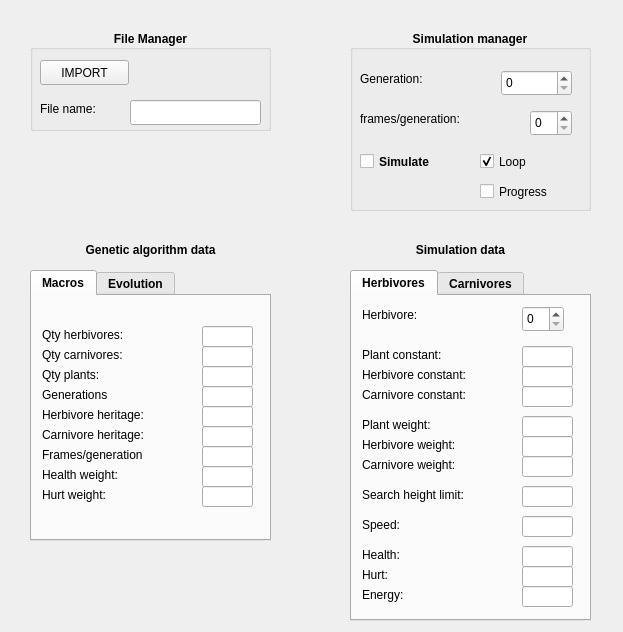
<?xml version="1.0" encoding="UTF-8"?>
<ui version="4.0">
 <class>SimulationManager</class>
 <widget class="QWidget" name="SimulationManager">
  <property name="geometry">
   <rect>
    <x>0</x>
    <y>0</y>
    <width>623</width>
    <height>632</height>
   </rect>
  </property>
  <property name="windowTitle">
   <string>SimulationManager</string>
  </property>
  <widget class="QGroupBox" name="groupBox">
   <property name="geometry">
    <rect>
     <x>30</x>
     <y>30</y>
     <width>241</width>
     <height>101</height>
    </rect>
   </property>
   <property name="font">
    <font>
     <weight>75</weight>
     <bold>true</bold>
    </font>
   </property>
   <property name="title">
    <string>File Manager</string>
   </property>
   <property name="alignment">
    <set>Qt::AlignCenter</set>
   </property>
   <widget class="QPushButton" name="importButton">
    <property name="geometry">
     <rect>
      <x>10</x>
      <y>30</y>
      <width>89</width>
      <height>25</height>
     </rect>
    </property>
    <property name="font">
     <font>
      <weight>50</weight>
      <bold>false</bold>
     </font>
    </property>
    <property name="text">
     <string>IMPORT</string>
    </property>
   </widget>
   <widget class="QLabel" name="label">
    <property name="geometry">
     <rect>
      <x>10</x>
      <y>70</y>
      <width>81</width>
      <height>17</height>
     </rect>
    </property>
    <property name="font">
     <font>
      <weight>50</weight>
      <bold>false</bold>
     </font>
    </property>
    <property name="text">
     <string>File name:</string>
    </property>
   </widget>
   <widget class="QLineEdit" name="editFileName">
    <property name="geometry">
     <rect>
      <x>100</x>
      <y>70</y>
      <width>131</width>
      <height>25</height>
     </rect>
    </property>
    <property name="font">
     <font>
      <weight>50</weight>
      <bold>false</bold>
     </font>
    </property>
   </widget>
  </widget>
  <widget class="QTabWidget" name="tabWidget">
   <property name="geometry">
    <rect>
     <x>30</x>
     <y>270</y>
     <width>241</width>
     <height>271</height>
    </rect>
   </property>
   <property name="font">
    <font>
     <weight>75</weight>
     <bold>true</bold>
    </font>
   </property>
   <property name="currentIndex">
    <number>0</number>
   </property>
   <widget class="QWidget" name="tab">
    <attribute name="title">
     <string>Macros</string>
    </attribute>
    <widget class="QLabel" name="label2">
     <property name="geometry">
      <rect>
       <x>10</x>
       <y>30</y>
       <width>131</width>
       <height>17</height>
      </rect>
     </property>
     <property name="font">
      <font>
       <weight>50</weight>
       <bold>false</bold>
      </font>
     </property>
     <property name="text">
      <string>Qty herbivores:</string>
     </property>
    </widget>
    <widget class="QLabel" name="label6_2">
     <property name="geometry">
      <rect>
       <x>10</x>
       <y>130</y>
       <width>131</width>
       <height>17</height>
      </rect>
     </property>
     <property name="font">
      <font>
       <weight>50</weight>
       <bold>false</bold>
      </font>
     </property>
     <property name="text">
      <string>Carnivore heritage:</string>
     </property>
    </widget>
    <widget class="QLabel" name="label4">
     <property name="geometry">
      <rect>
       <x>10</x>
       <y>70</y>
       <width>131</width>
       <height>17</height>
      </rect>
     </property>
     <property name="font">
      <font>
       <weight>50</weight>
       <bold>false</bold>
      </font>
     </property>
     <property name="text">
      <string>Qty plants:</string>
     </property>
    </widget>
    <widget class="QLabel" name="label5">
     <property name="geometry">
      <rect>
       <x>10</x>
       <y>90</y>
       <width>131</width>
       <height>17</height>
      </rect>
     </property>
     <property name="font">
      <font>
       <weight>50</weight>
       <bold>false</bold>
      </font>
     </property>
     <property name="text">
      <string>Generations</string>
     </property>
    </widget>
    <widget class="QLabel" name="label7">
     <property name="geometry">
      <rect>
       <x>10</x>
       <y>150</y>
       <width>141</width>
       <height>17</height>
      </rect>
     </property>
     <property name="font">
      <font>
       <weight>50</weight>
       <bold>false</bold>
      </font>
     </property>
     <property name="text">
      <string>Frames/generation</string>
     </property>
    </widget>
    <widget class="QLabel" name="label9">
     <property name="geometry">
      <rect>
       <x>10</x>
       <y>190</y>
       <width>131</width>
       <height>17</height>
      </rect>
     </property>
     <property name="font">
      <font>
       <weight>50</weight>
       <bold>false</bold>
      </font>
     </property>
     <property name="text">
      <string>Hurt weight:</string>
     </property>
    </widget>
    <widget class="QLabel" name="label8">
     <property name="geometry">
      <rect>
       <x>10</x>
       <y>170</y>
       <width>131</width>
       <height>17</height>
      </rect>
     </property>
     <property name="font">
      <font>
       <weight>50</weight>
       <bold>false</bold>
      </font>
     </property>
     <property name="text">
      <string>Health weight:</string>
     </property>
    </widget>
    <widget class="QLabel" name="label6">
     <property name="geometry">
      <rect>
       <x>10</x>
       <y>110</y>
       <width>131</width>
       <height>17</height>
      </rect>
     </property>
     <property name="font">
      <font>
       <weight>50</weight>
       <bold>false</bold>
      </font>
     </property>
     <property name="text">
      <string>Herbivore heritage:</string>
     </property>
    </widget>
    <widget class="QLabel" name="label3">
     <property name="geometry">
      <rect>
       <x>10</x>
       <y>50</y>
       <width>131</width>
       <height>17</height>
      </rect>
     </property>
     <property name="font">
      <font>
       <weight>50</weight>
       <bold>false</bold>
      </font>
     </property>
     <property name="text">
      <string>Qty carnivores:</string>
     </property>
    </widget>
    <widget class="QLineEdit" name="editHerCarn">
     <property name="geometry">
      <rect>
       <x>170</x>
       <y>130</y>
       <width>51</width>
       <height>21</height>
      </rect>
     </property>
     <property name="font">
      <font>
       <weight>50</weight>
       <bold>false</bold>
      </font>
     </property>
     <property name="readOnly">
      <bool>true</bool>
     </property>
    </widget>
    <widget class="QLineEdit" name="editHurt">
     <property name="geometry">
      <rect>
       <x>170</x>
       <y>190</y>
       <width>51</width>
       <height>21</height>
      </rect>
     </property>
     <property name="font">
      <font>
       <weight>50</weight>
       <bold>false</bold>
      </font>
     </property>
     <property name="readOnly">
      <bool>true</bool>
     </property>
    </widget>
    <widget class="QLineEdit" name="editHerHerb">
     <property name="geometry">
      <rect>
       <x>170</x>
       <y>110</y>
       <width>51</width>
       <height>21</height>
      </rect>
     </property>
     <property name="font">
      <font>
       <weight>50</weight>
       <bold>false</bold>
      </font>
     </property>
     <property name="readOnly">
      <bool>true</bool>
     </property>
    </widget>
    <widget class="QLineEdit" name="editCarn">
     <property name="geometry">
      <rect>
       <x>170</x>
       <y>50</y>
       <width>51</width>
       <height>21</height>
      </rect>
     </property>
     <property name="font">
      <font>
       <weight>50</weight>
       <bold>false</bold>
      </font>
     </property>
     <property name="readOnly">
      <bool>true</bool>
     </property>
    </widget>
    <widget class="QLineEdit" name="editHealth">
     <property name="geometry">
      <rect>
       <x>170</x>
       <y>170</y>
       <width>51</width>
       <height>21</height>
      </rect>
     </property>
     <property name="font">
      <font>
       <weight>50</weight>
       <bold>false</bold>
      </font>
     </property>
     <property name="readOnly">
      <bool>true</bool>
     </property>
    </widget>
    <widget class="QLineEdit" name="editPlants">
     <property name="geometry">
      <rect>
       <x>170</x>
       <y>70</y>
       <width>51</width>
       <height>21</height>
      </rect>
     </property>
     <property name="font">
      <font>
       <weight>50</weight>
       <bold>false</bold>
      </font>
     </property>
     <property name="readOnly">
      <bool>true</bool>
     </property>
    </widget>
    <widget class="QLineEdit" name="editHerb">
     <property name="geometry">
      <rect>
       <x>170</x>
       <y>30</y>
       <width>51</width>
       <height>21</height>
      </rect>
     </property>
     <property name="font">
      <font>
       <weight>50</weight>
       <bold>false</bold>
      </font>
     </property>
     <property name="readOnly">
      <bool>true</bool>
     </property>
    </widget>
    <widget class="QLineEdit" name="editGen">
     <property name="geometry">
      <rect>
       <x>170</x>
       <y>90</y>
       <width>51</width>
       <height>21</height>
      </rect>
     </property>
     <property name="font">
      <font>
       <weight>50</weight>
       <bold>false</bold>
      </font>
     </property>
     <property name="readOnly">
      <bool>true</bool>
     </property>
    </widget>
    <widget class="QLineEdit" name="editFrames">
     <property name="geometry">
      <rect>
       <x>170</x>
       <y>150</y>
       <width>51</width>
       <height>21</height>
      </rect>
     </property>
     <property name="font">
      <font>
       <weight>50</weight>
       <bold>false</bold>
      </font>
     </property>
     <property name="readOnly">
      <bool>true</bool>
     </property>
    </widget>
   </widget>
   <widget class="QWidget" name="tab_2">
    <attribute name="title">
     <string>Evolution</string>
    </attribute>
   </widget>
  </widget>
  <widget class="QLabel" name="label_2">
   <property name="geometry">
    <rect>
     <x>60</x>
     <y>240</y>
     <width>181</width>
     <height>20</height>
    </rect>
   </property>
   <property name="font">
    <font>
     <weight>75</weight>
     <bold>true</bold>
    </font>
   </property>
   <property name="text">
    <string>Genetic algorithm data</string>
   </property>
   <property name="alignment">
    <set>Qt::AlignCenter</set>
   </property>
  </widget>
  <widget class="QGroupBox" name="groupBox_2">
   <property name="geometry">
    <rect>
     <x>350</x>
     <y>30</y>
     <width>241</width>
     <height>181</height>
    </rect>
   </property>
   <property name="font">
    <font>
     <weight>75</weight>
     <bold>true</bold>
    </font>
   </property>
   <property name="title">
    <string>Simulation manager</string>
   </property>
   <property name="alignment">
    <set>Qt::AlignCenter</set>
   </property>
   <widget class="QLabel" name="label_3">
    <property name="geometry">
     <rect>
      <x>10</x>
      <y>40</y>
      <width>91</width>
      <height>17</height>
     </rect>
    </property>
    <property name="font">
     <font>
      <weight>50</weight>
      <bold>false</bold>
     </font>
    </property>
    <property name="text">
     <string>Generation:</string>
    </property>
   </widget>
   <widget class="QSpinBox" name="chooseGen">
    <property name="geometry">
     <rect>
      <x>151</x>
      <y>40</y>
      <width>71</width>
      <height>26</height>
     </rect>
    </property>
    <property name="font">
     <font>
      <weight>50</weight>
      <bold>false</bold>
     </font>
    </property>
   </widget>
   <widget class="QLabel" name="label_4">
    <property name="geometry">
     <rect>
      <x>10</x>
      <y>80</y>
      <width>161</width>
      <height>17</height>
     </rect>
    </property>
    <property name="font">
     <font>
      <weight>50</weight>
      <bold>false</bold>
     </font>
    </property>
    <property name="text">
     <string>frames/generation:</string>
    </property>
   </widget>
   <widget class="QSpinBox" name="frameRate">
    <property name="geometry">
     <rect>
      <x>180</x>
      <y>80</y>
      <width>42</width>
      <height>26</height>
     </rect>
    </property>
    <property name="font">
     <font>
      <weight>50</weight>
      <bold>false</bold>
     </font>
    </property>
   </widget>
   <widget class="QCheckBox" name="loop">
    <property name="geometry">
     <rect>
      <x>130</x>
      <y>120</y>
      <width>92</width>
      <height>23</height>
     </rect>
    </property>
    <property name="font">
     <font>
      <weight>50</weight>
      <bold>false</bold>
     </font>
    </property>
    <property name="text">
     <string>Loop</string>
    </property>
    <property name="checked">
     <bool>true</bool>
    </property>
   </widget>
   <widget class="QCheckBox" name="progress">
    <property name="geometry">
     <rect>
      <x>130</x>
      <y>150</y>
      <width>92</width>
      <height>23</height>
     </rect>
    </property>
    <property name="font">
     <font>
      <weight>50</weight>
      <bold>false</bold>
     </font>
    </property>
    <property name="text">
     <string>Progress</string>
    </property>
    <property name="checked">
     <bool>false</bool>
    </property>
   </widget>
   <widget class="QCheckBox" name="simulate">
    <property name="geometry">
     <rect>
      <x>10</x>
      <y>120</y>
      <width>92</width>
      <height>23</height>
     </rect>
    </property>
    <property name="font">
     <font>
      <weight>75</weight>
      <bold>true</bold>
     </font>
    </property>
    <property name="text">
     <string>Simulate</string>
    </property>
   </widget>
  </widget>
  <widget class="QLabel" name="label_5">
   <property name="geometry">
    <rect>
     <x>370</x>
     <y>240</y>
     <width>181</width>
     <height>20</height>
    </rect>
   </property>
   <property name="font">
    <font>
     <weight>75</weight>
     <bold>true</bold>
    </font>
   </property>
   <property name="text">
    <string>Simulation data</string>
   </property>
   <property name="alignment">
    <set>Qt::AlignCenter</set>
   </property>
  </widget>
  <widget class="QTabWidget" name="tabWidget_2">
   <property name="geometry">
    <rect>
     <x>350</x>
     <y>270</y>
     <width>241</width>
     <height>351</height>
    </rect>
   </property>
   <property name="font">
    <font>
     <weight>75</weight>
     <bold>true</bold>
    </font>
   </property>
   <property name="currentIndex">
    <number>0</number>
   </property>
   <widget class="QWidget" name="tab_3">
    <attribute name="title">
     <string>Herbivores</string>
    </attribute>
    <widget class="QLabel" name="label_6">
     <property name="geometry">
      <rect>
       <x>10</x>
       <y>10</y>
       <width>91</width>
       <height>17</height>
      </rect>
     </property>
     <property name="font">
      <font>
       <weight>50</weight>
       <bold>false</bold>
      </font>
     </property>
     <property name="text">
      <string>Herbivore:</string>
     </property>
    </widget>
    <widget class="QSpinBox" name="chooseHerb">
     <property name="geometry">
      <rect>
       <x>170</x>
       <y>10</y>
       <width>42</width>
       <height>26</height>
      </rect>
     </property>
     <property name="font">
      <font>
       <weight>50</weight>
       <bold>false</bold>
      </font>
     </property>
    </widget>
    <widget class="QLabel" name="label_7">
     <property name="geometry">
      <rect>
       <x>10</x>
       <y>50</y>
       <width>111</width>
       <height>17</height>
      </rect>
     </property>
     <property name="font">
      <font>
       <weight>50</weight>
       <bold>false</bold>
      </font>
     </property>
     <property name="text">
      <string>Plant constant:</string>
     </property>
    </widget>
    <widget class="QLabel" name="label_8">
     <property name="geometry">
      <rect>
       <x>10</x>
       <y>70</y>
       <width>141</width>
       <height>17</height>
      </rect>
     </property>
     <property name="font">
      <font>
       <weight>50</weight>
       <bold>false</bold>
      </font>
     </property>
     <property name="text">
      <string>Herbivore constant:</string>
     </property>
    </widget>
    <widget class="QLabel" name="label_9">
     <property name="geometry">
      <rect>
       <x>10</x>
       <y>90</y>
       <width>141</width>
       <height>17</height>
      </rect>
     </property>
     <property name="font">
      <font>
       <weight>50</weight>
       <bold>false</bold>
      </font>
     </property>
     <property name="text">
      <string>Carnivore constant:</string>
     </property>
    </widget>
    <widget class="QLabel" name="label_12">
     <property name="geometry">
      <rect>
       <x>10</x>
       <y>160</y>
       <width>141</width>
       <height>17</height>
      </rect>
     </property>
     <property name="font">
      <font>
       <weight>50</weight>
       <bold>false</bold>
      </font>
     </property>
     <property name="text">
      <string>Carnivore weight:</string>
     </property>
    </widget>
    <widget class="QLabel" name="label_11">
     <property name="geometry">
      <rect>
       <x>10</x>
       <y>120</y>
       <width>111</width>
       <height>17</height>
      </rect>
     </property>
     <property name="font">
      <font>
       <weight>50</weight>
       <bold>false</bold>
      </font>
     </property>
     <property name="text">
      <string>Plant weight:</string>
     </property>
    </widget>
    <widget class="QLabel" name="label_10">
     <property name="geometry">
      <rect>
       <x>10</x>
       <y>140</y>
       <width>141</width>
       <height>17</height>
      </rect>
     </property>
     <property name="font">
      <font>
       <weight>50</weight>
       <bold>false</bold>
      </font>
     </property>
     <property name="text">
      <string>Herbivore weight:</string>
     </property>
    </widget>
    <widget class="QLabel" name="label_13">
     <property name="geometry">
      <rect>
       <x>10</x>
       <y>190</y>
       <width>141</width>
       <height>17</height>
      </rect>
     </property>
     <property name="font">
      <font>
       <weight>50</weight>
       <bold>false</bold>
      </font>
     </property>
     <property name="text">
      <string>Search height limit:</string>
     </property>
    </widget>
    <widget class="QLabel" name="label_14">
     <property name="geometry">
      <rect>
       <x>10</x>
       <y>250</y>
       <width>141</width>
       <height>17</height>
      </rect>
     </property>
     <property name="font">
      <font>
       <weight>50</weight>
       <bold>false</bold>
      </font>
     </property>
     <property name="text">
      <string>Health:</string>
     </property>
    </widget>
    <widget class="QLabel" name="label_15">
     <property name="geometry">
      <rect>
       <x>10</x>
       <y>270</y>
       <width>141</width>
       <height>17</height>
      </rect>
     </property>
     <property name="font">
      <font>
       <weight>50</weight>
       <bold>false</bold>
      </font>
     </property>
     <property name="text">
      <string>Hurt:</string>
     </property>
    </widget>
    <widget class="QLabel" name="label_16">
     <property name="geometry">
      <rect>
       <x>10</x>
       <y>290</y>
       <width>141</width>
       <height>17</height>
      </rect>
     </property>
     <property name="font">
      <font>
       <weight>50</weight>
       <bold>false</bold>
      </font>
     </property>
     <property name="text">
      <string>Energy:</string>
     </property>
    </widget>
    <widget class="QLineEdit" name="herbPlantConst">
     <property name="geometry">
      <rect>
       <x>170</x>
       <y>50</y>
       <width>51</width>
       <height>21</height>
      </rect>
     </property>
     <property name="font">
      <font>
       <weight>50</weight>
       <bold>false</bold>
      </font>
     </property>
     <property name="readOnly">
      <bool>true</bool>
     </property>
    </widget>
    <widget class="QLineEdit" name="herbHerbConst">
     <property name="geometry">
      <rect>
       <x>170</x>
       <y>70</y>
       <width>51</width>
       <height>21</height>
      </rect>
     </property>
     <property name="font">
      <font>
       <weight>50</weight>
       <bold>false</bold>
      </font>
     </property>
     <property name="readOnly">
      <bool>true</bool>
     </property>
    </widget>
    <widget class="QLineEdit" name="herbCarnConst">
     <property name="geometry">
      <rect>
       <x>170</x>
       <y>90</y>
       <width>51</width>
       <height>21</height>
      </rect>
     </property>
     <property name="font">
      <font>
       <weight>50</weight>
       <bold>false</bold>
      </font>
     </property>
     <property name="readOnly">
      <bool>true</bool>
     </property>
    </widget>
    <widget class="QLineEdit" name="herbCarnWeight">
     <property name="geometry">
      <rect>
       <x>170</x>
       <y>160</y>
       <width>51</width>
       <height>21</height>
      </rect>
     </property>
     <property name="font">
      <font>
       <weight>50</weight>
       <bold>false</bold>
      </font>
     </property>
     <property name="readOnly">
      <bool>true</bool>
     </property>
    </widget>
    <widget class="QLineEdit" name="herbHerbWeight">
     <property name="geometry">
      <rect>
       <x>170</x>
       <y>140</y>
       <width>51</width>
       <height>21</height>
      </rect>
     </property>
     <property name="font">
      <font>
       <weight>50</weight>
       <bold>false</bold>
      </font>
     </property>
     <property name="readOnly">
      <bool>true</bool>
     </property>
    </widget>
    <widget class="QLineEdit" name="herbPlantWeight">
     <property name="geometry">
      <rect>
       <x>170</x>
       <y>120</y>
       <width>51</width>
       <height>21</height>
      </rect>
     </property>
     <property name="font">
      <font>
       <weight>50</weight>
       <bold>false</bold>
      </font>
     </property>
     <property name="readOnly">
      <bool>true</bool>
     </property>
    </widget>
    <widget class="QLineEdit" name="herbHurt">
     <property name="geometry">
      <rect>
       <x>170</x>
       <y>270</y>
       <width>51</width>
       <height>21</height>
      </rect>
     </property>
     <property name="font">
      <font>
       <weight>50</weight>
       <bold>false</bold>
      </font>
     </property>
     <property name="readOnly">
      <bool>true</bool>
     </property>
    </widget>
    <widget class="QLineEdit" name="herbEnergy">
     <property name="geometry">
      <rect>
       <x>170</x>
       <y>290</y>
       <width>51</width>
       <height>21</height>
      </rect>
     </property>
     <property name="font">
      <font>
       <weight>50</weight>
       <bold>false</bold>
      </font>
     </property>
     <property name="readOnly">
      <bool>true</bool>
     </property>
    </widget>
    <widget class="QLineEdit" name="herbHealth">
     <property name="geometry">
      <rect>
       <x>170</x>
       <y>250</y>
       <width>51</width>
       <height>21</height>
      </rect>
     </property>
     <property name="font">
      <font>
       <weight>50</weight>
       <bold>false</bold>
      </font>
     </property>
     <property name="readOnly">
      <bool>true</bool>
     </property>
    </widget>
    <widget class="QLineEdit" name="herbHeight">
     <property name="geometry">
      <rect>
       <x>170</x>
       <y>190</y>
       <width>51</width>
       <height>21</height>
      </rect>
     </property>
     <property name="font">
      <font>
       <weight>50</weight>
       <bold>false</bold>
      </font>
     </property>
     <property name="readOnly">
      <bool>true</bool>
     </property>
    </widget>
    <widget class="QLabel" name="label_17">
     <property name="geometry">
      <rect>
       <x>10</x>
       <y>220</y>
       <width>141</width>
       <height>17</height>
      </rect>
     </property>
     <property name="font">
      <font>
       <weight>50</weight>
       <bold>false</bold>
      </font>
     </property>
     <property name="text">
      <string>Speed:</string>
     </property>
    </widget>
    <widget class="QLineEdit" name="herbSpeed">
     <property name="geometry">
      <rect>
       <x>170</x>
       <y>220</y>
       <width>51</width>
       <height>21</height>
      </rect>
     </property>
     <property name="font">
      <font>
       <weight>50</weight>
       <bold>false</bold>
      </font>
     </property>
     <property name="readOnly">
      <bool>true</bool>
     </property>
    </widget>
   </widget>
   <widget class="QWidget" name="tab_4">
    <attribute name="title">
     <string>Carnivores</string>
    </attribute>
    <widget class="QLineEdit" name="carnPlantWeight">
     <property name="geometry">
      <rect>
       <x>170</x>
       <y>120</y>
       <width>51</width>
       <height>21</height>
      </rect>
     </property>
     <property name="font">
      <font>
       <weight>50</weight>
       <bold>false</bold>
      </font>
     </property>
     <property name="readOnly">
      <bool>true</bool>
     </property>
    </widget>
    <widget class="QLabel" name="label_18">
     <property name="geometry">
      <rect>
       <x>10</x>
       <y>140</y>
       <width>141</width>
       <height>17</height>
      </rect>
     </property>
     <property name="font">
      <font>
       <weight>50</weight>
       <bold>false</bold>
      </font>
     </property>
     <property name="text">
      <string>Herbivore weight:</string>
     </property>
    </widget>
    <widget class="QLabel" name="label_19">
     <property name="geometry">
      <rect>
       <x>10</x>
       <y>50</y>
       <width>111</width>
       <height>17</height>
      </rect>
     </property>
     <property name="font">
      <font>
       <weight>50</weight>
       <bold>false</bold>
      </font>
     </property>
     <property name="text">
      <string>Plant constant:</string>
     </property>
    </widget>
    <widget class="QLineEdit" name="carnPlantConst">
     <property name="geometry">
      <rect>
       <x>170</x>
       <y>50</y>
       <width>51</width>
       <height>21</height>
      </rect>
     </property>
     <property name="font">
      <font>
       <weight>50</weight>
       <bold>false</bold>
      </font>
     </property>
     <property name="readOnly">
      <bool>true</bool>
     </property>
    </widget>
    <widget class="QLineEdit" name="carnCarnWeight">
     <property name="geometry">
      <rect>
       <x>170</x>
       <y>160</y>
       <width>51</width>
       <height>21</height>
      </rect>
     </property>
     <property name="font">
      <font>
       <weight>50</weight>
       <bold>false</bold>
      </font>
     </property>
     <property name="readOnly">
      <bool>true</bool>
     </property>
    </widget>
    <widget class="QLabel" name="label_20">
     <property name="geometry">
      <rect>
       <x>10</x>
       <y>120</y>
       <width>111</width>
       <height>17</height>
      </rect>
     </property>
     <property name="font">
      <font>
       <weight>50</weight>
       <bold>false</bold>
      </font>
     </property>
     <property name="text">
      <string>Plant weight:</string>
     </property>
    </widget>
    <widget class="QLabel" name="label_21">
     <property name="geometry">
      <rect>
       <x>10</x>
       <y>160</y>
       <width>141</width>
       <height>17</height>
      </rect>
     </property>
     <property name="font">
      <font>
       <weight>50</weight>
       <bold>false</bold>
      </font>
     </property>
     <property name="text">
      <string>Carnivore weight:</string>
     </property>
    </widget>
    <widget class="QLabel" name="label_22">
     <property name="geometry">
      <rect>
       <x>10</x>
       <y>10</y>
       <width>91</width>
       <height>17</height>
      </rect>
     </property>
     <property name="font">
      <font>
       <weight>50</weight>
       <bold>false</bold>
      </font>
     </property>
     <property name="text">
      <string>Carnivore:</string>
     </property>
    </widget>
    <widget class="QLineEdit" name="carnHerbWeight">
     <property name="geometry">
      <rect>
       <x>170</x>
       <y>140</y>
       <width>51</width>
       <height>21</height>
      </rect>
     </property>
     <property name="font">
      <font>
       <weight>50</weight>
       <bold>false</bold>
      </font>
     </property>
     <property name="readOnly">
      <bool>true</bool>
     </property>
    </widget>
    <widget class="QLineEdit" name="carnCarnConst">
     <property name="geometry">
      <rect>
       <x>170</x>
       <y>90</y>
       <width>51</width>
       <height>21</height>
      </rect>
     </property>
     <property name="font">
      <font>
       <weight>50</weight>
       <bold>false</bold>
      </font>
     </property>
     <property name="readOnly">
      <bool>true</bool>
     </property>
    </widget>
    <widget class="QLineEdit" name="carnHeight">
     <property name="geometry">
      <rect>
       <x>170</x>
       <y>190</y>
       <width>51</width>
       <height>21</height>
      </rect>
     </property>
     <property name="font">
      <font>
       <weight>50</weight>
       <bold>false</bold>
      </font>
     </property>
     <property name="readOnly">
      <bool>true</bool>
     </property>
    </widget>
    <widget class="QLabel" name="label_23">
     <property name="geometry">
      <rect>
       <x>10</x>
       <y>70</y>
       <width>141</width>
       <height>17</height>
      </rect>
     </property>
     <property name="font">
      <font>
       <weight>50</weight>
       <bold>false</bold>
      </font>
     </property>
     <property name="text">
      <string>Herbivore constant:</string>
     </property>
    </widget>
    <widget class="QSpinBox" name="chooseCarn">
     <property name="geometry">
      <rect>
       <x>170</x>
       <y>10</y>
       <width>42</width>
       <height>26</height>
      </rect>
     </property>
     <property name="font">
      <font>
       <weight>50</weight>
       <bold>false</bold>
      </font>
     </property>
    </widget>
    <widget class="QLabel" name="label_24">
     <property name="geometry">
      <rect>
       <x>10</x>
       <y>190</y>
       <width>141</width>
       <height>17</height>
      </rect>
     </property>
     <property name="font">
      <font>
       <weight>50</weight>
       <bold>false</bold>
      </font>
     </property>
     <property name="text">
      <string>Search height limit:</string>
     </property>
    </widget>
    <widget class="QLabel" name="label_25">
     <property name="geometry">
      <rect>
       <x>10</x>
       <y>250</y>
       <width>141</width>
       <height>17</height>
      </rect>
     </property>
     <property name="font">
      <font>
       <weight>50</weight>
       <bold>false</bold>
      </font>
     </property>
     <property name="text">
      <string>Energy:</string>
     </property>
    </widget>
    <widget class="QLineEdit" name="carnHerbConst">
     <property name="geometry">
      <rect>
       <x>170</x>
       <y>70</y>
       <width>51</width>
       <height>21</height>
      </rect>
     </property>
     <property name="font">
      <font>
       <weight>50</weight>
       <bold>false</bold>
      </font>
     </property>
     <property name="readOnly">
      <bool>true</bool>
     </property>
    </widget>
    <widget class="QLineEdit" name="carnEnergy">
     <property name="geometry">
      <rect>
       <x>170</x>
       <y>250</y>
       <width>51</width>
       <height>21</height>
      </rect>
     </property>
     <property name="font">
      <font>
       <weight>50</weight>
       <bold>false</bold>
      </font>
     </property>
     <property name="readOnly">
      <bool>true</bool>
     </property>
    </widget>
    <widget class="QLabel" name="label_26">
     <property name="geometry">
      <rect>
       <x>10</x>
       <y>90</y>
       <width>141</width>
       <height>17</height>
      </rect>
     </property>
     <property name="font">
      <font>
       <weight>50</weight>
       <bold>false</bold>
      </font>
     </property>
     <property name="text">
      <string>Carnivore constant:</string>
     </property>
    </widget>
    <widget class="QLineEdit" name="carnSpeed">
     <property name="geometry">
      <rect>
       <x>170</x>
       <y>220</y>
       <width>51</width>
       <height>21</height>
      </rect>
     </property>
     <property name="font">
      <font>
       <weight>50</weight>
       <bold>false</bold>
      </font>
     </property>
     <property name="readOnly">
      <bool>true</bool>
     </property>
    </widget>
    <widget class="QLabel" name="label_27">
     <property name="geometry">
      <rect>
       <x>10</x>
       <y>220</y>
       <width>141</width>
       <height>17</height>
      </rect>
     </property>
     <property name="font">
      <font>
       <weight>50</weight>
       <bold>false</bold>
      </font>
     </property>
     <property name="text">
      <string>Speed:</string>
     </property>
    </widget>
   </widget>
  </widget>
 </widget>
 <resources/>
 <connections/>
</ui>
